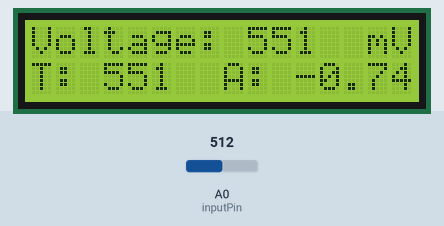
Bench run of a sketch on a simulated Arduino Uno, built with avr-gcc and run on an emulated ATmega328P. On the bench: 16×2 character LCD. The inputs (shaded band) are chosen by the test bench; at power-on: A0 (inputPin) = 512. What the sketch prints to the serial monitor is not drawn.

Above: at 1.2 s.
1.3 s: A0 (inputPin) set to 0
At 3.2 s:
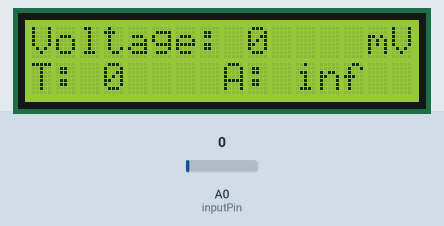
3.7 s: A0 (inputPin) set to 122
At 5.4 s:
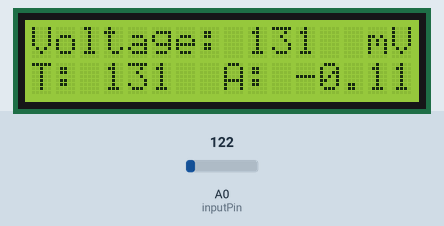
5.8 s: A0 (inputPin) set to 306
At 7.1 s:
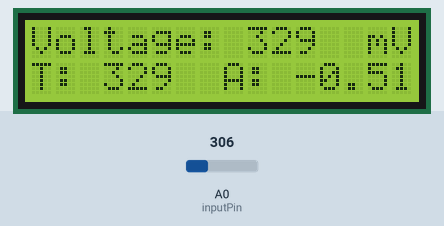
Timing chart, 0 to 8.8 s (numbered marks = the images above; inputs shaded):
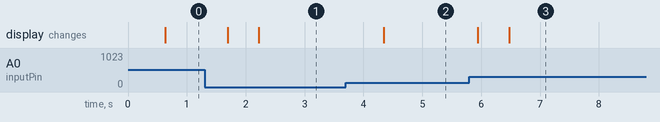

The sketch:

KFK2_LCD_SerialVoltSend.ino
```cpp
/*this is a sketch for working with KFK2 photocolorimeter
it displays LCD1602 voltage, transmission and absorption
sends voltage values to Serial for further processing*/

#include <Wire.h>
#include <LiquidCrystal_I2C.h>

const int inputPin = A0;
const int numReadings = 5;
const int delayTime = 100;

LiquidCrystal_I2C lcd(0x27, 16, 2);  // Указываем адрес и размеры экрана

void setup() {
  Serial.begin(9600);
  analogReference(INTERNAL);
  lcd.init();
  lcd.backlight();  // Включаем подсветку экрана
  lcd.setCursor(0, 0);  // Устанавливаем курсор в начало первой строки
  lcd.print("Voltage:      mV");
  lcd.setCursor(0, 1);  // Устанавливаем курсор в начало второй строки
  lcd.print("T:      A:      ");
}

void loop() {
  float voltage = 0.0;

  for (int i = 0; i < numReadings; i++) {
    int sensorValue = analogRead(inputPin);
    float currentVoltage = sensorValue * (1.1 / 1023.0);
    voltage += currentVoltage;
    delay(delayTime);
  }

  voltage /= numReadings;
  float transmittance = voltage/0.1*100;  // Пропускание равно напряжению, деленному на 1.0 (1 V)
  float absorbance = -log10(transmittance/100);


  Serial.println(voltage, 4);

  lcd.setCursor(9, 0);  // Устанавливаем курсор в первую строку, восьмой символ
  lcd.print("     mV");  // Очищаем прежние данные на экране
  lcd.setCursor(9, 0);
  lcd.print(voltage*1000, 0);  // Выводим значение напряжения на экран
  lcd.setCursor(3, 1);  // Устанавливаем курсор во вторую строку, четырнадцатый символ
  lcd.print("     ");  // Очищаем прежние данные на экране
  lcd.setCursor(3, 1);
  lcd.print(transmittance, 0);  // Выводим значение пропускания на экран
  lcd.setCursor(11, 1);  // Устанавливаем курсор в третью строку, четырнадцатый символ
  lcd.print("     ");  // Очищаем прежние данные на экране
  lcd.setCursor(11, 1);
  lcd.print(absorbance, 3);  // Выводим значение поглощения на экран

}
```

Measured:
- after the input at 1.3 s, the display: first changes after 0.40 s (image 1 shows a later state)
- after the input at 3.7 s, the display: changes after 0.64 s (image 2)
- after the input at 5.8 s, the display: first changes after 0.14 s (image 3 shows a later state)
